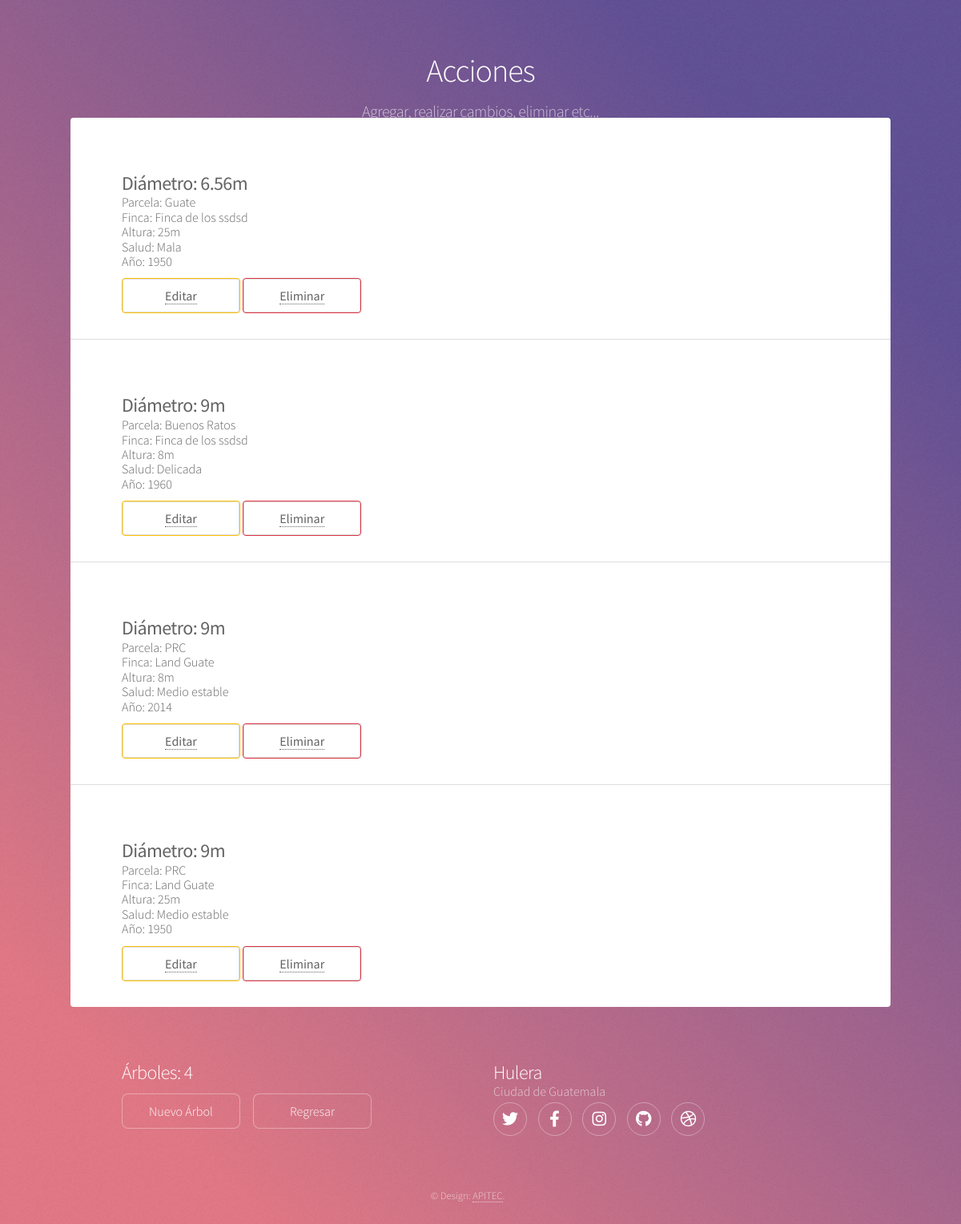
The page /estate/actions-tree-admin/1/ on the database its author committed.
### estate/models.py (models this page shows, shortened)
class Tree(models.Model):
    plot = models.ForeignKey(Plot, on_delete=models.CASCADE)
    diameter = models.CharField(max_length=100)
    height = models.CharField(max_length=100)
    health = models.CharField(max_length=100)
    year = models.CharField(max_length=100)

class Plot(models.Model):
    land = models.ForeignKey(Land, on_delete=models.CASCADE)
    name = models.CharField(max_length=100)
    latitude = models.CharField(max_length=100)
    length = models.CharField(max_length=100)

class Land(models.Model):
    name = models.CharField(max_length=100)
    country = models.CharField(max_length=100)
    region = models.CharField(max_length=100)

### estate/views.py (the view)
# urls.py: path('actions-tree-admin/<int:user_pk>/', views.actions_tree_admin, name='actions-tree-admin'),
def actions_tree_admin(request, user_pk):
    template = 'estate/actions_tree_admin.html'
    context = {
        'trees': Tree.objects.all(),
        'user_pk': user_pk,
        'num_trees': Tree.objects.count(),
    }
    return render(request, template, context)

### estate/templates/estate/actions_tree_admin.html (shortened to what this page needs)
<!DOCTYPE HTML>
{% load static %}
<html>
	<head>
        <link rel="stylesheet" href="https://stackpath.bootstrapcdn.com/bootstrap/4.3.1/css/bootstrap.min.css">
		<link rel="stylesheet" href="{% static 'assets/css/main.css' %}" />
	</head>
	<body class="is-preload">
			<div id="wrapper">
					<header id="header">
						<h1>Acciones</h1>
						<p>Agregar, realizar cambios, eliminar etc...</p>
					</header>
					<div id="main">
                        {% for tree in trees %}
							<section id="content" class="main">
								<h2><strong>Diámetro: {{ tree.diameter }}</strong></h2>
                                <p>Parcela: {{ tree.plot.name }}</p>
                                <p>Finca: {{ tree.plot.land.name }}</p>
                                <p>Altura: {{ tree.height }}</p>
                                <p>Salud: {{ tree.health }}</p>
                                <p>Año: {{ tree.year }}</p>
                                <button type="button" class="btn btn-warning"><a href="{% url 'estate:edit-tree' tree.pk %}">Editar</a></button>
                                <button type="button" class="btn btn-danger"><a href="{% url 'estate:delete-tree' tree.pk %}">Eliminar</a></button>
                            </section>
                        {% endfor %}
					</div>
					<footer id="footer">
						<section>
							<h2>Árboles: {{ num_trees }}</h2>
							<ul class="actions">
                                <br><li><a href="{% url 'estate:new-tree' user_pk %}" class="button" style="margin-top: 1em;">Nuevo Árbol</a></li>
                                <br><li><a href="{% url 'estate:index' user_pk %}" class="button" style="margin-top: 1em;">Regresar</a></li>
                            </ul>
						</section>
						<section>
							<h2>Hulera</h2>
								<dd>Ciudad de Guatemala</dd>
							<ul class="icons">
								<li><a href="#" class="icon brands fa-twitter alt"><span class="label">Twitter</span></a></li>
								<li><a href="#" class="icon brands fa-facebook-f alt"><span class="label">Facebook</span></a></li>
								<li><a href="#" class="icon brands fa-instagram alt"><span class="label">Instagram</span></a></li>
								<li><a href="#" class="icon brands fa-github alt"><span class="label">GitHub</span></a></li>
								<li><a href="#" class="icon brands fa-dribbble alt"><span class="label">Dribbble</span></a></li>
							</ul>
						</section>
						<p class="copyright">&copy; Design: <a href="http://apitec.io/" target="_blank">APITEC</a>.</p>
					</footer>
			</div>
	</body>
</html>

### rows shown on the page
Tree: diameter "6.56m", plot.name "Guate", plot.land.name "Finca de los ssdsd", height "25m", health "Mala", year "1950"
Tree: diameter "9m", plot.name "Buenos Ratos", plot.land.name "Finca de los ssdsd", height "8m", health "Delicada", year "1960"
Tree: diameter "9m", plot.name "PRC", plot.land.name "Land Guate", height "8m", health "Medio estable", year "2014"
Tree: diameter "9m", plot.name "PRC", plot.land.name "Land Guate", height "25m", health "Medio estable", year "1950"

### other values the page prints
{{ num_trees }} "4"
